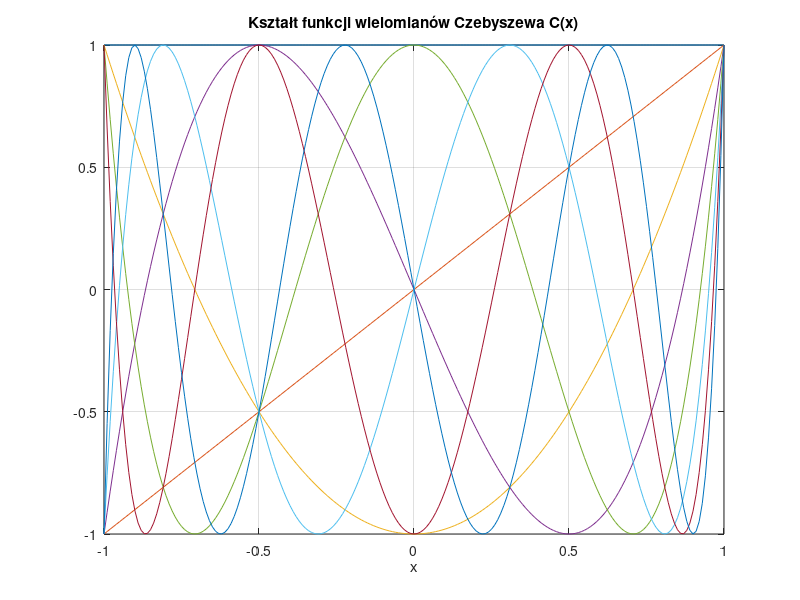

Recreate this plot in MATLAB.
% approx_chebypolys.m    
clear all; close all;

ChebCoeffs = [
0   0  0    0   0   0   0   1; ...
0   0  0    0   0   0   1   0; ...
0   0  0    0   0   2   0  -1; ...
0   0  0    0   4   0  -3   0; ...
0   0  0    8   0  -8   0   1; ...
0   0  16   0  -20  0   5   0; ...
0  32  0   -48  0   18  0  -1; ...
64  0 -112  0   56  0  -7   0];

x = -1 : 0.01 : 1;
[M,N] = size( ChebCoeffs );
figure;
for k = 1:M
    plot( x, polyval( ChebCoeffs(k,:), x ) ); hold on;
end
grid; xlabel('x'); title('Kształt funkcji wielomianów Czebyszewa C(x)')

